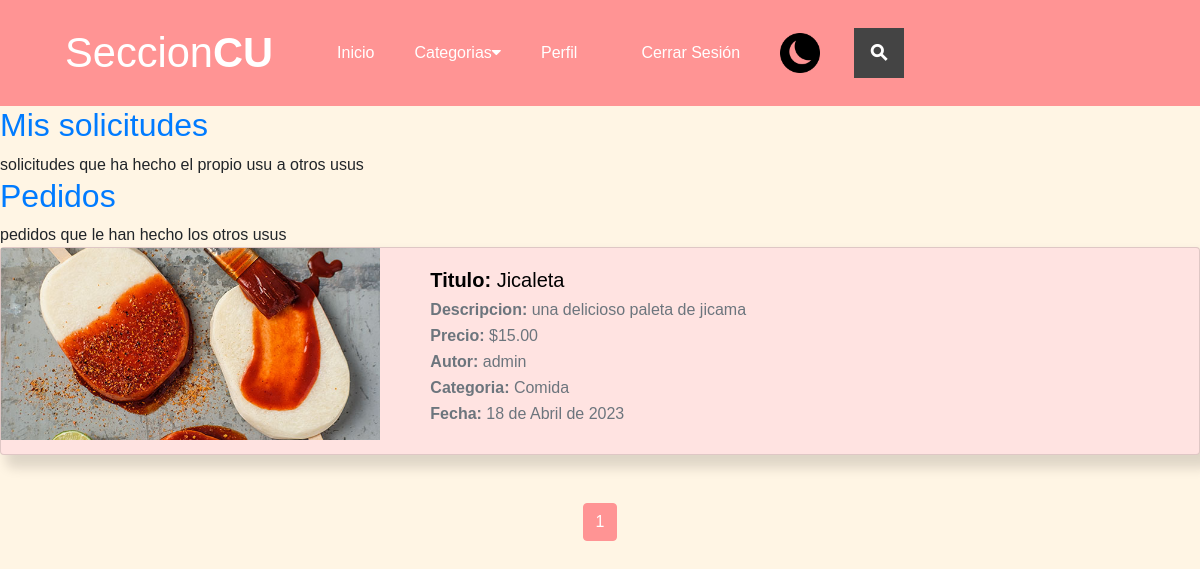
The page /publicaciones/historial/solicitudes (signed in) on the database its author committed.
### publicaciones/models.py (models this page shows, shortened)
class Solicitudes(models.Model):
    publicacion = models.ForeignKey(Publicaciones, on_delete=models.CASCADE)
    solicitante = models.ForeignKey(User, on_delete=models.CASCADE)
    created = models.DateField(auto_now_add=True)
    updated = models.DateField(auto_now_add=True)

class Publicaciones(models.Model):
    titulo = models.CharField(max_length=50)
    descripcion = models.CharField(max_length=200)
    imagen =  models.ImageField(upload_to='publicaciones', null=True, blank=True)
    estado = models.BooleanField(default=True)
    autor = models.ForeignKey(User, on_delete=models.CASCADE)
    precio = models.DecimalField(max_digits=10, decimal_places=2)
    categoria = models.ForeignKey(Categoria, on_delete=models.CASCADE)
    created = models.DateField(auto_now_add=True)
    updated = models.DateField(auto_now_add=True)
    class Meta:
        verbose_name='publicacion'
        verbose_name_plural = 'publicaciones'

class Categoria(models.Model):
    nombre = models.CharField(max_length=50)
    created = models.DateField(auto_now_add=True)
    updated = models.DateField(auto_now_add=True)
    class Meta:
        verbose_name='categoria'
        verbose_name_plural = 'categorias'
    def __str__(self):
        return self.nombre

### autentificacion/models.py (models this page shows)
class User(AbstractUser):
    email = models.EmailField(
        verbose_name='email address',
        max_length=255,
        unique=True,
    )
    username = models.CharField(max_length=100, unique=False)
    birthdate = models.DateField(null=True, blank=True)
    phone = models.CharField(max_length=10, null=True, blank=True)
    address = models.CharField(max_length=200, null=True, blank=True)
    photo = models.ImageField(upload_to='autentificacion', null=True, blank=True)
    career = models.CharField(max_length=30,null=True, blank=True)
    created = models.DateField(auto_now_add=True)
    USERNAME_FIELD = 'email'
    REQUIRED_FIELDS = ['username']
    def __str__(self):
        return self.username

### publicaciones/views.py (the view)
# urls.py: path("historial/solicitudes", views.historial, name="solicitudes"),
@login_required
def historial(request):
    categorias = Categoria.objects.all()
    usuario = User.objects.get(id=request.user.id)
    queryset = Solicitudes.objects.select_related('publicacion').filter(solicitante = usuario)
    paginator = Paginator(queryset, 10)
    page_number = request.GET.get('page')
    queryset = paginator.get_page(page_number)
    return render(request, "publicaciones/historial_mis_solicitudes.html", {"solicitudes" : queryset, "categorias" : categorias})

### publicaciones/templates/publicaciones/historial_mis_solicitudes.html (shortened to what this page needs)
{% extends 'publicaciones/nav.html' %}
{% load static %}
{%block content%}
    <h2>
        <a href="{%url 'solicitudes'%}"> Mis solicitudes</a>
    </h2>
     solicitudes que ha hecho el propio usu a otros usus
    <h2>
        <a href="{%url 'pedidos'%}"> Pedidos</a>
    </h2>
    pedidos que le han hecho los otros usus
    <div class="publicaciones-1">
        {%for soli in solicitudes%}
        <a href="{%url 'publicacion' soli.publicacion.id%}">
        <div class="card mb-4 sombreado">
            <div class="row g-0">
                <div class="col-md-4">
                    {% if soli.publicacion.imagen %}
                        <img class="img-publi" src="{{soli.publicacion.imagen.url}}" class="card-img-top">
                    {%else%}
                        <img class="img-publi" src="{% static 'publicaciones/img/sin_imagen.png' %}"class="card-img-top">
                    {% endif %}
                </div>
              <div class="col-md-8">
                <div class="card-body">
                    <h5 class="card-title"><span class="span-card">Titulo:</span> {{soli.publicacion.titulo}}</h5>
                    <p class="card-subtitle mb-2 text-muted"><span>Descripcion:</span> {{soli.publicacion.descripcion }}</p>
                    <p class="card-subtitle mb-2 text-muted"><span class="span-card">Precio:</span> ${{soli.publicacion.precio}}</p>
                    <p class="card-subtitle mb-2 text-muted"><span class="span-card">Autor:</span> {{soli.publicacion.autor}}</p>
                    <p class="card-subtitle mb-2 text-muted"><span class="span-card">Categoria:</span> {{soli.publicacion.categoria}}</p>
                    <p class="card-subtitle mb-2 text-muted"><span class="span-card">Fecha:</span> {{soli.created}}</p>
                </div>
              </div>
            </div>
        </div>
        </a>
        {%endfor%}
    </div>
{% include "publicaciones/paginacion_publicaciones.html" with page_obj=solicitudes  %}
{%endblock%}

### publicaciones/static/publicaciones/assets/css/header.css (style rules this page uses)
span { font-weight: bold; }
body { font-family: sans-serif; background-color: #FFF5E4; }

### publicaciones/static/publicaciones/assets/css/publicaciones.css (style rules this page uses)
.card-title { color: rgb(0, 0, 0); }
.card { background-color: #FFE3E1; }
.sombreado { box-shadow: 9px 10px 12px 3px rgba(0,0,0,0.13); -webkit-box-shadow: 9px 10px 12px 3px rgba(0,0,0,0.13); -moz-box-shadow: 9px 10px 12px 3px rgba(0,0,0,0.13); }
.img-publi { width: 100%; height: 12rem; object-fit: cover; }
.span-card { font-weight: bold; }

### publicaciones/templates/publicaciones/historial_mis_solicitudes.html (style rules this page uses)
img { width: 20%; }
a { text-decoration: none!important; }

### rows shown on the page
Solicitudes: publicacion.imagen (picture), publicacion.titulo "Jicaleta", publicacion.descripcion "una delicioso paleta de jicama", publicacion.precio "15.00", publicacion.autor "admin", publicacion.categoria "Comida", created "18 de Abril de 2023"

### other values the page prints
{{ i }} "1"
